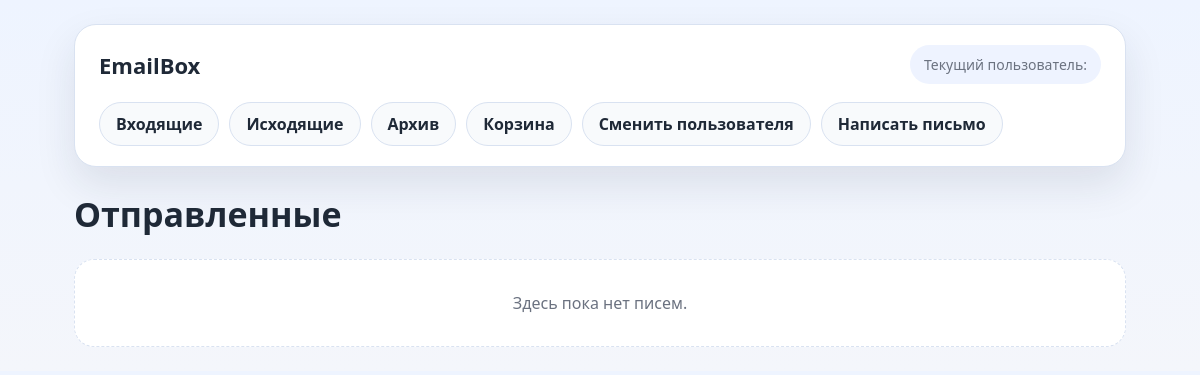
The page /sent/ on the database as committed earlier.
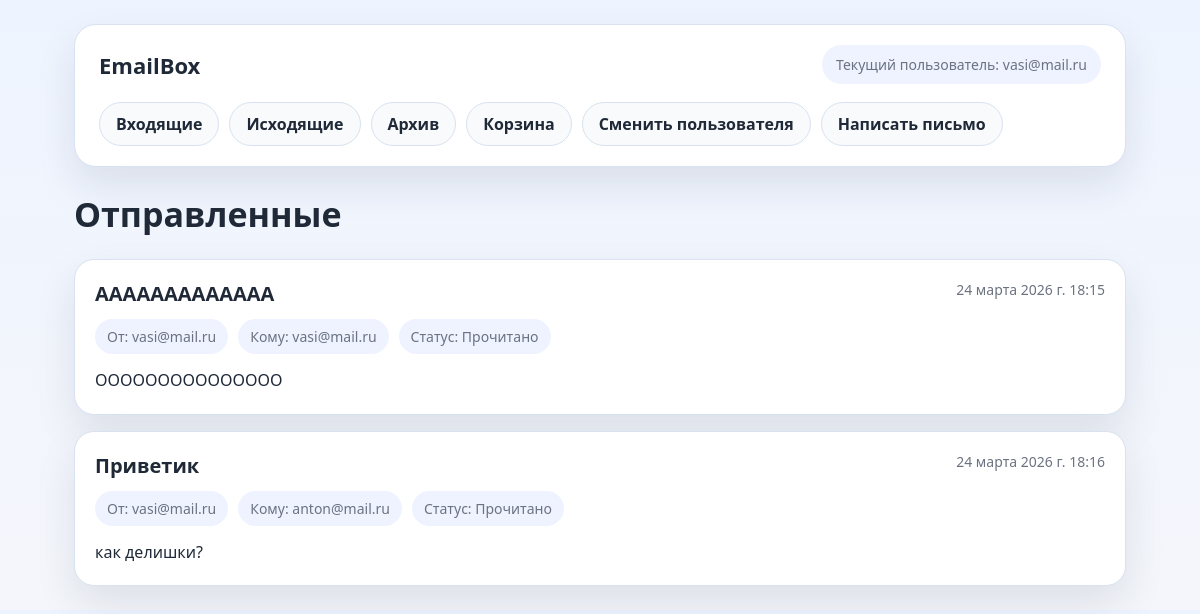
The same page on the database as committed later.
### emailbox/models.py (models this page shows, shortened)
class MailUser(models.Model):
    name = models.CharField(max_length=100)
    email = models.CharField(max_length=100)
    def __str__(self):
        return self.email

class Email(models.Model):
    owner = models.ForeignKey(MailUser, on_delete=models.CASCADE, related_name='owner_emails')
    sender = models.ForeignKey(MailUser, on_delete=models.CASCADE, related_name='sender_emails')
    recipient = models.ForeignKey(MailUser, on_delete=models.CASCADE, related_name='recipient_emails')
    topic = models.CharField(max_length=100)
    text = models.TextField()
    sent_at = models.DateTimeField(auto_now_add=True)
    is_read = models.BooleanField(default=False)
    folder = models.CharField(max_length=100, default='inbox')

### emailbox/views.py (the view)
# urls.py: path('sent/', views.sent, name='sent'),
def sent(request):
    user = current_user(request)
    emails = Email.objects.filter(owner=user, folder='sent')
    return render(request, 'emailbox/index.html', {'emails': emails, 'user': user, 'title': 'Отправленные'})

### emailbox/views.py (called while the page is built)
def current_user(request):
    user_id = request.session.get('user')
    if user_id:
        return MailUser.objects.get(id=user_id)
    else:
        return MailUser.objects.order_by('id').first()

### emailbox/templates/emailbox/index.html (shortened to what this page needs)
<!DOCTYPE html>
<html lang="ru">
<head>
</head>
<body>
    <div class="page">
        <header class="header">
            <div class="topbar">
                <div class="brand">EmailBox</div>
                <div class="current-user">
                    Текущий пользователь: {{ user.email }}
                </div>
            </div>
            <nav class="nav">
                <a href="{% url 'inbox' %}">Входящие</a>
                <a href="{% url 'sent' %}">Исходящие</a>
                <a href="{% url 'archive' %}">Архив</a>
                <a href="{% url 'trash' %}">Корзина</a>
                <a href="{% url 'select_user' %}">Сменить пользователя</a>
                <a href="{% url 'send_email' %}">Написать письмо</a>
            </nav>
        </header>
        <section class="hero">
            <h1>{{ title }}</h1>
        </section>
        <section class="mail-list">
            {% if emails %}
                {% for email in emails %}
                    <a href="{% url 'detail_email' email.id %}" class="mail-link">
                    <article class="mail-card">
                        <div class="mail-head">
                            <h2 class="mail-title">{{ email.topic }}</h2>
                            <span class="mail-date">{{ email.sent_at }}</span>
                        </div>
                        <div class="mail-meta">
                            <span>От: {{ email.sender }}</span>
                            <span>Кому: {{ email.recipient }}</span>
                            {% if email.is_read %}
                                <span>Статус: Прочитано</span>
                            {% else %}
                                <span>Статус: Непрочитано</span>
                            {% endif %}
                        </div>
                        <p class="mail-preview">{{ email.text }}</p>
                    </article>
                    </a>
                {% endfor %}
            {% else %}
                <div class="empty">
                    Здесь пока нет писем.
                </div>
            {% endif %}
        </section>
    </div>
</body>
</html>

### emailbox/templates/emailbox/index.html (style rules this page uses)
:root { --bg: #f4f6fb; --panel: #ffffff; --panel-soft: #eef3ff; --text: #1f2937; --muted: #6b7280; --accent: #1d4ed8; --accent-soft: #dbeafe; --border: #d9e2f1; --shadow: 0 18px 40px rgba(30, 41, 59, 0.10); }
* { box-sizing: border-box; }
body { margin: 0; font-family: "Segoe UI", Tahoma, sans-serif; background: linear-gradient(180deg, #eef4ff 0%, var(--bg) 100%); color: var(--text); }
.page { max-width: 1100px; margin: 0 auto; padding: 24px; }
.header { background: var(--panel); border: 1px solid var(--border); border-radius: 22px; box-shadow: var(--shadow); padding: 20px 24px; margin-bottom: 24px; }
.topbar { display: flex; justify-content: space-between; align-items: center; gap: 16px; flex-wrap: wrap; margin-bottom: 18px; }
.brand { font-size: 22px; font-weight: 700; }
.current-user { color: var(--muted); background: var(--panel-soft); border-radius: 999px; padding: 10px 14px; font-size: 14px; }
.nav { display: flex; flex-wrap: wrap; gap: 10px; }
.nav a { text-decoration: none; color: var(--text); background: #f8fafc; border: 1px solid var(--border); border-radius: 999px; padding: 10px 16px; font-weight: 600; }
.hero { margin-bottom: 22px; }
.hero h1 { margin: 0 0 8px; font-size: 34px; }
.mail-list { display: grid; gap: 16px; }
.mail-card { background: var(--panel); border: 1px solid var(--border); border-radius: 20px; box-shadow: var(--shadow); padding: 20px; }
.mail-head { display: flex; justify-content: space-between; gap: 12px; align-items: start; margin-bottom: 12px; flex-wrap: wrap; }
.mail-title { margin: 0; font-size: 20px; }
.mail-date { color: var(--muted); font-size: 14px; }
.mail-meta { display: flex; flex-wrap: wrap; gap: 10px; margin-bottom: 14px; }
.mail-meta span { background: var(--panel-soft); border-radius: 999px; padding: 8px 12px; font-size: 14px; color: var(--muted); }
.mail-preview { margin: 0; color: var(--text); line-height: 1.6; }
.mail-link { text-decoration: none; color: inherit; display: block; }

Rows that differ between the two databases and show on the page:
added MailUser: email "vasi@mail.ru"
added Email: topic "ААААААААААААА", sent_at "24 марта 2026 г. 18:15", sender "vasi@mail.ru", recipient "vasi@mail.ru", is_read "Статус: Прочитано", text "ООООООООООООООО"
added Email: topic "Приветик", sent_at "24 марта 2026 г. 18:16", sender "vasi@mail.ru", recipient "anton@mail.ru", is_read "Статус: Прочитано", text "как делишки?"
Other text that changed with them:
text no longer shown: "Здесь пока нет писем."
